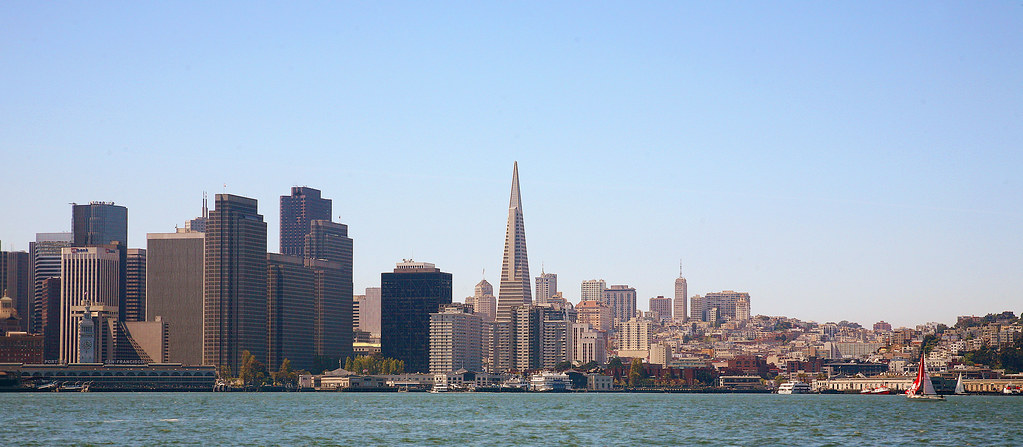
#> input picture 220214_Image_Processing/San_Francisco_Image.jpeg, 1023 x 447 px, found by its file name
$ jupyter execute 220214_CMPE_252_HW_2_NN_CNN_Cory_Randolph.ipynb
#> lines starting #> are read from the running program, lines starting #| are printed output that depends on the picture
<a href="https://colab.research.google.com/github/coryroyce/code_assignments/blob/main/220214_Image_Processing/220214_CMPE_252_HW_2_NN_CNN_Cory_Randolph.ipynb" target="_parent"></a>

# Deep and Convolutional Nerual Nets

CMPE 252

Cory Randolph

2/14/2022

# Question 4)

We use below filters/kernels to do edge detection. Please determine what kind of edge  each one can detect.

Import libraries

[cell 1]
import numpy as np
import matplotlib.pyplot as plt
import matplotlib.image as mpimg
from scipy import signal
from scipy import ndimage

Load and Process the image

[cell 2]
def rgb2gray(rgb_image):
    return np.dot(rgb_image[...,:3], [0.299, 0.587, 0.114])

# Load the image
# image = mpimg.imread("/content/Iguana_Image.jpeg")
image = mpimg.imread("/content/San_Francisco_Image.jpeg")
#> image is the input picture: shape (447, 1023, 3); mean R, G, B 151.8, 167.5, 187
image_gr = rgb2gray( image )
#> in rgb2gray, `return np.dot(rgb_image[...,:3], [0.299, 0.587, 0.114])`:
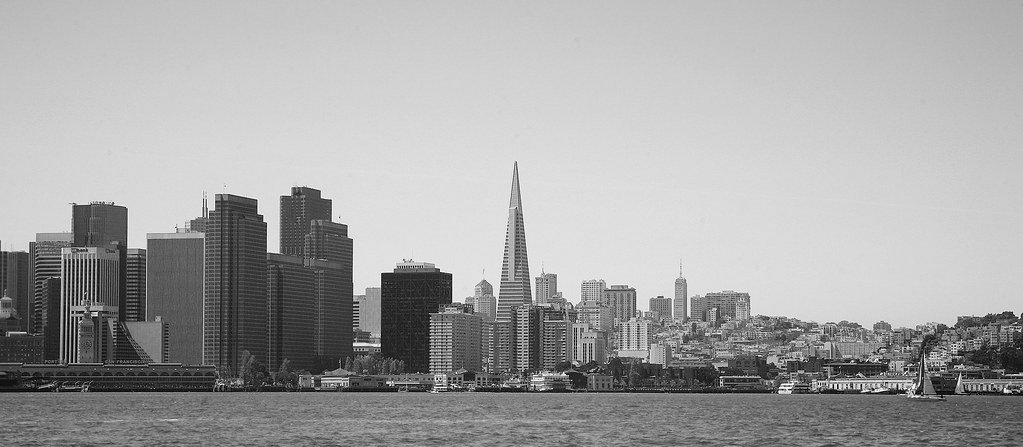
#> returned value: shape (447, 1023) float64; min 0.299, max 255, mean 165.1

figureSize = (12,10)
plt.figure("Original Image", figsize=figureSize)
plt.imshow(image_gr)
plt.set_cmap("gray")

[cell 3]
filter_vertical = np.array([[ -1 , 0 , 1 ] ,
                      [ -1 , 0 , 1 ] ,
                      [ -1 , 0 , 1 ] ])

filter_horizontal = np.array([[1, 1, 1],
                      [ 0,  0,  0],
                      [ -1,  -1,  -1]])


# Apply filters
image_gr_norm = image_gr / 255.
image_filter_vertical = signal.convolve2d( image_gr_norm , filter_vertical ,'same')
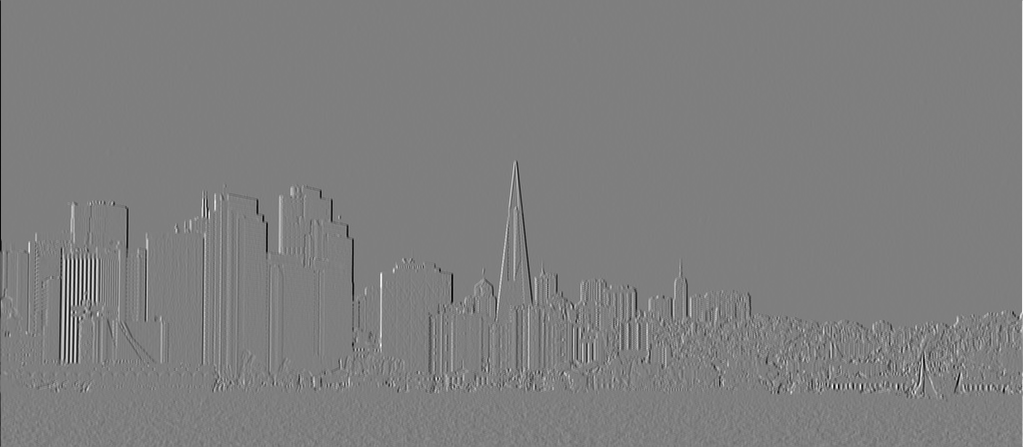
#> image_filter_vertical: shape (447, 1023) float64; min -2.69, max 2.71, mean -0.000173; drawn with min black and max white
image_filter_horizontal = signal.convolve2d( image_gr_norm , filter_horizontal ,'same')
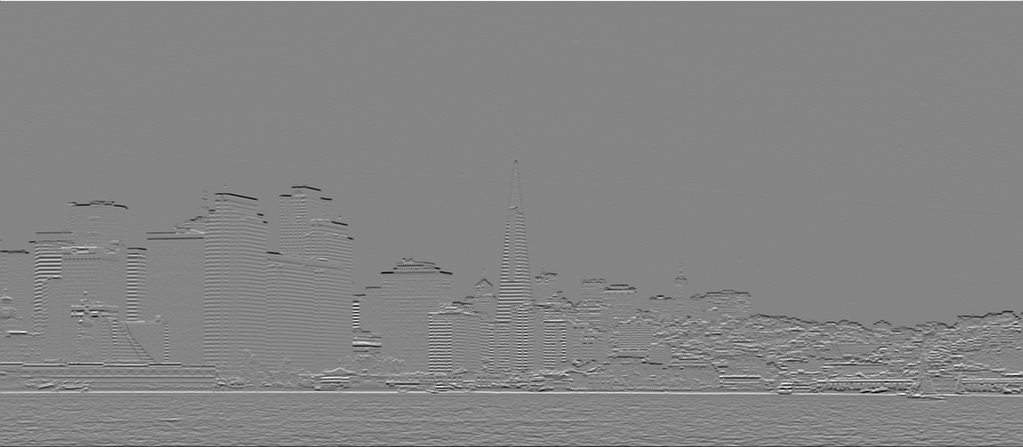
#> image_filter_horizontal: shape (447, 1023) float64; min -2.78, max 2.55, mean -0.00192; drawn with min black and max white

# Display Image
plt.figure("Original", figsize=figureSize)
plt.title("Orginal Image")
plt.imshow(image_gr_norm)

plt.figure("Vertically Filtered Image", figsize=figureSize)
plt.title("Vertically Filtered Image")
plt.imshow(image_filter_vertical)

plt.figure("Horizontally Filtered Image", figsize=figureSize)
plt.title("Horizontally Filtered Image")
plt.imshow(image_filter_horizontal)
